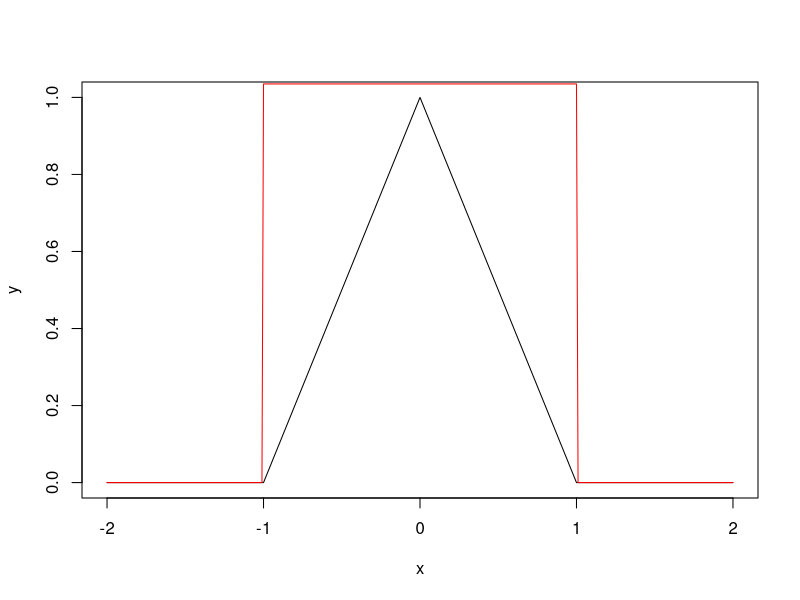
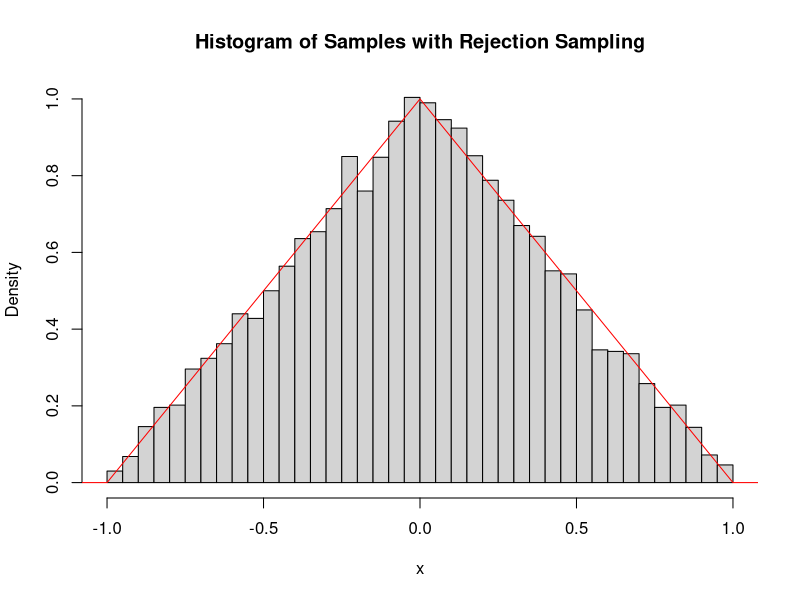
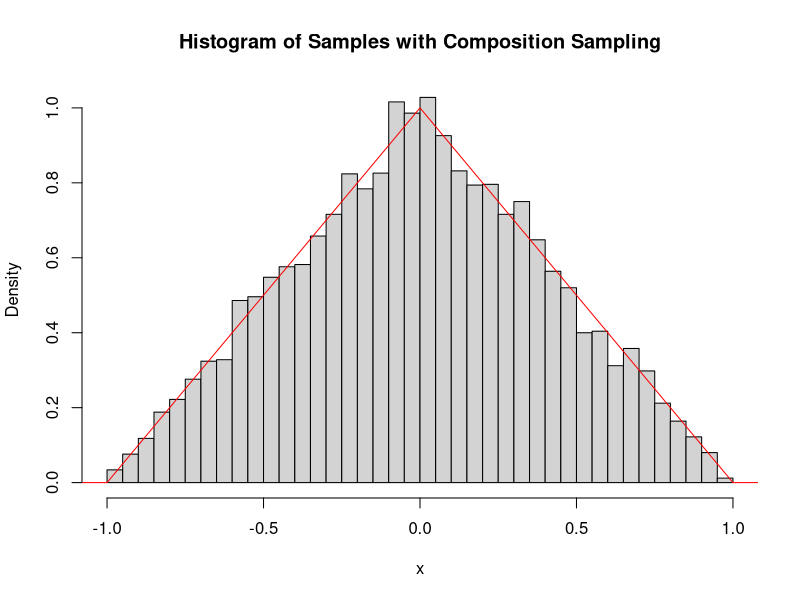
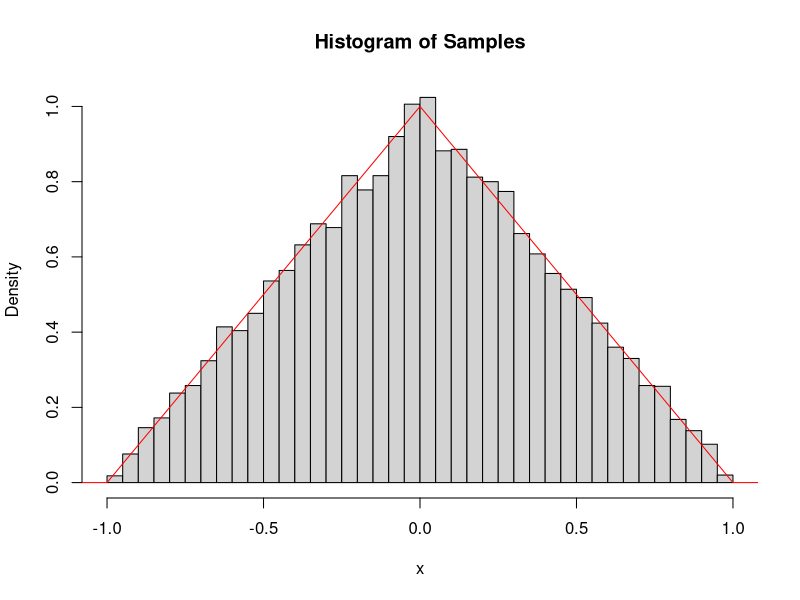

Write the R code that produced these figures, in order.
# function

f <- function(x) {
  if (x < -1 | x > 1){
    return(0)
  }
  else if (-1 <= x & x <= 0) {
    return(x+1)
  }
  else {
    return (1-x)
  }
}



# plot function
x <- seq(-2,2,0.01)
y <- sapply(x, f)
plot(x,y, type="l")

# a. rejection sampling

g <- function(x) {
  if (x < -1 || x > 1){
    return(0)
  }
  else{
    return(1.15)
  }
}

e <- function(x) {
  alpha <- 0.9
  return (alpha*g(x))
}

y_env <-  sapply(x, e)
lines(x, y_env, col="red")

rejection_sampling <- function(n) {
  samples <- numeric(n)
  c <- 1
  while(c < n) {
    sample_Y <- runif(1, -1 ,1)
    sample_U <- runif(1, 0, 1)
    
    if(sample_U <= f(sample_Y)){
      samples[c] <- sample_Y
      c <- c + 1 
    }
  }
  return(samples)
}

set.seed(42)  
samples <- rejection_sampling(10000)
hist(samples, breaks=50,probability = TRUE, main = "Histogram of Samples with Rejection Sampling", xlab = "x")
lines(x, y, col="red")

# b. composition sampling

composition_sampling <- function(n) {
  samples <- numeric(n)
  c <- 1
  
  while (c < n){
    u <- runif(1)
    y <- 1 - sqrt(1 - u)
    
    # with prob 0.5 take Y or -Y for this sample
    if (runif(1) < 0.5) {
      samples[c] <- y
    } else {
      samples[c] <- -y
    }
    c <- c + 1
  }
  return(samples)
}

set.seed(42)  
samples <- composition_sampling(10000)
hist(samples, breaks=50,probability = TRUE, main = "Histogram of Samples with Composition Sampling", xlab = "x")
lines(x, y, col="red")


# c. two uniformly distributions
substract_sampling <- function(n){
  u1 <- runif(n)
  u2 <- runif(n)
  
  samples <- u1 - u2
  
  return(samples)
}

set.seed(42)  
samples <- substract_sampling(10000)
hist(samples, breaks=50,probability = TRUE, main = "Histogram of Samples", xlab = "x")
lines(x, y, col="red")

# d. comparison of methods